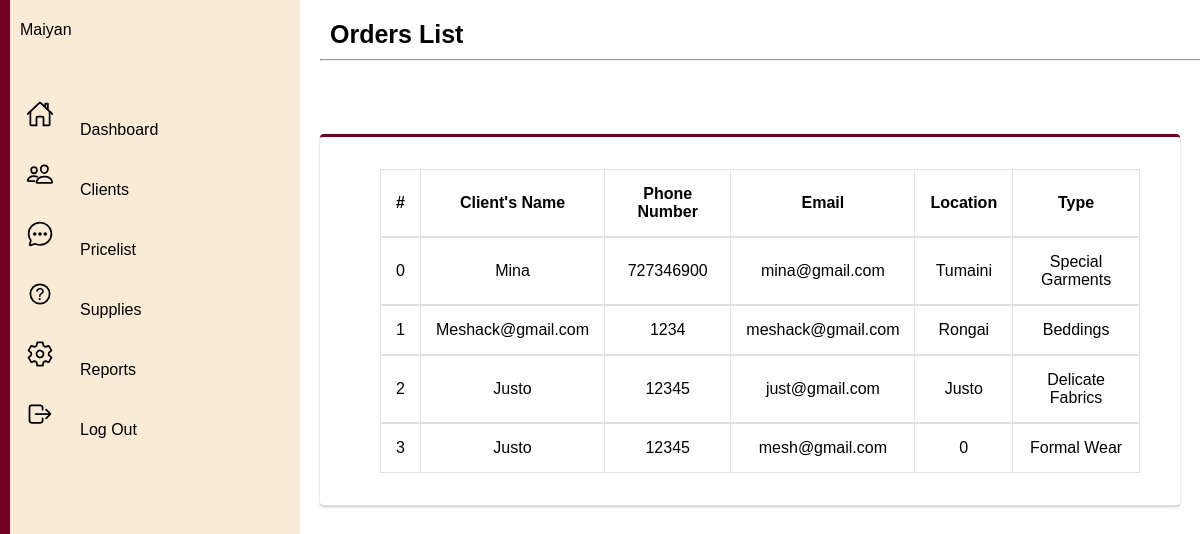
The app's page /order.php with its own data.
### tables this page shows
CREATE TABLE `client` (
  `clientID` int(8) NOT NULL COMMENT 'primary key',
  `username` varchar(25) NOT NULL COMMENT 'name',
  `phone` int(15) NOT NULL COMMENT 'phone number',
  `email` varchar(25) NOT NULL COMMENT 'email address',
  `location` varchar(255) NOT NULL COMMENT 'location',
  `type` varchar(100) NOT NULL,
  `date_ordered` date NOT NULL DEFAULT current_timestamp()
);

### order.php (the view, shortened to what this page needs)
<?php
require 'config.php';
?>
<html lang="en">
<head>
    <link rel="stylesheet" href="Assets/dashboard.css"/>
</head>
<body>
    <?php include 'sidebar.php'?>
    <div class="main">
        <h1 class="page-title">Orders List</h1>
        <hr class="line">
        <div class="table-container">
            <div class="mycol">
                <div class="card-1 card-outline card-primary">
                    <div class="card-header-1">
                        <div class="card-body-1">
                            <div class="mini-wrapper">
                                <div class="row-1">
                                    <div class="table-col">
                                        <table class="mytable">
                                            <thead>
                                                <tr>
                                                    <th class="rhead">#</th>
                                                    <th class="rhead">Client's Name</th>
                                                    <th class="rhead">Phone Number</th>
                                                    <th class="rhead">Email</th>
                                                    <th class="rhead">Location</th>
                                                    <th class="rhead">Type</th>
                                                </tr>
                                            </thead>
                                            <tbody>
                                                <?php
                                                $i = 0;
                                                $query = $con->query("SELECT * FROM client order by clientID DESC");
                                                while ($row = $query->fetch_assoc()):
                                                ?>
                                                <tr>
                                                    <td class="rbody"><?php echo $i++; ?></td>
                                                    <td class="rbody"><?php echo ucwords($row['username']);?></td>
                                                    <td class="rbody"><?php echo $row['phone'];?></td>
                                                    <td class="rbody"><?php echo $row['email'];?></td>
                                                    <td class="rbody"><?php echo ucwords($row['location']);?></td>
                                                    <td class="rbody"><?php echo $row['type'];?></td>
                                                </tr>
                                                <?php endwhile; ?>
                                            </tbody>
                                        </table>
                                    </div>
                                </div>
                            </div>
                        </div>
                    </div>
                </div>
            </div>
        </div>
    </div>
</body>
</html>

### Assets/dashboard.css (style rules this page uses)
* { margin: 0; padding: 0; box-sizing: border-box; font-family: "Heebo", sans-serif; text-decoration: none; }
:root { --red: #720026; --white: #fff; --grey: #f5f5f5; --black1: #333; --black2: #999; }
.main { position: absolute; width: calc(100% - 300px); left: 300px; min-height: 100vh; background: var(--white); transition: 0.5s; }
* { margin: 0; padding:0; box-sizing: border-box; }
body { background-color: antiquewhite; }
* { margin: 0px; padding: 0px; box-sizing: border-box; font-family: sans-serif; }
.page-title { margin-left: 20px; margin-top: 10px; padding: 10px; font-size: 25px; }
.line { height: 1px; width: 100%; position: absolute; font-size: 50px; margin-left: 20px; margin-right: auto; }
.table-container { width: 100%; position: relative; padding-left: 10px; padding-right: 10px; margin-left: auto; margin-right: auto; top: 75px; }
.mycol { position: relative; width: 100%; padding-left: 10px; padding-right: 10px; max-width: 100%; }
.card-1 { position: relative; display: flex; flex-direction: column; min-width: 0; word-wrap: break-word; background-color: #fff; background-clip: border-box; border: 0 solid rgba(0,0,0,.125); border-radius: 0.25rem; box-shadow: 0 0 1px rgba(0,0,0,.125), 0 1px 3px rgba(0, 0, 0, .2); margin-bottom: 1rem; }
.card-primary.card-outline { border-top: 3px solid #720026; }
.card-header-1 { background-color: transparent; border-bottom: 1px solid rgba(0,0,0,.125); padding: 0.75rem 1.25rem; position: relative; border-top-left-radius: 0.25rem; border-bottom-left-radius: 0.25rem; margin-bottom: 0; }
.card-body-1 { flex: 1 1 auto; min-height: 1px; padding: 1.25rem; }
.mini-wrapper { width: 100%; }
.row-1 { display: flex; width: 100%; flex-wrap: wrap; flex-direction: column; margin-left: 10px; margin-right: 10px; }
.table-col { position: relative; width: 100%; padding-left: 10px; padding-right: 10px; }
.mytable { width: 100%; border-spacing: 0; }
.rhead:first-child, .rbody:first-child { border-left: 1px solid #dee2e6; }
.rhead, .rbody { text-align: center; padding: 15px; border-bottom: 1px solid #dee2e6; border-top: 1px solid #dee2e6; border-right: 1px solid #dee2e6; }

### order.php (style rules this page uses)
.hydrated { visibility:inherit }

### records on screen
client: username "Mina", phone "727346900", email "mina@gmail.com", location "Tumaini", type "Special Garments"
client: username "Meshack@gmail.com", phone "1234", email "meshack@gmail.com", location "Rongai", type "Beddings"
client: username "Justo", phone "12345", email "just@gmail.com", location "Justo", type "Delicate Fabrics"
client: username "Justo", phone "12345", email "mesh@gmail.com", location "0", type "Formal Wear"
